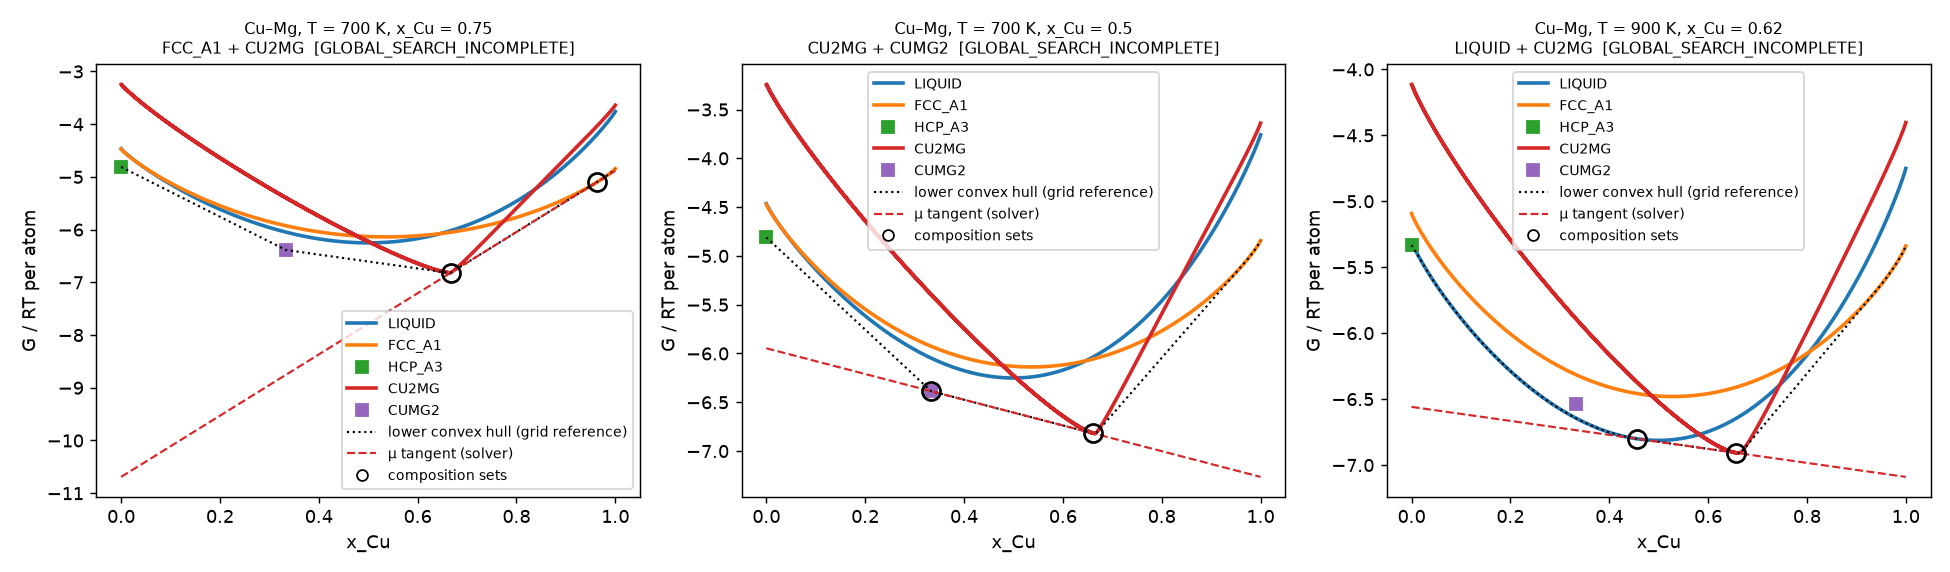

This figure's Python source:
"""MVP 4: certified Cu–Mg equilibria with a two-sublattice CEF phase.

Reads the NIMS Cu–Mg assessment (examples/data/cumg_nims.tdb). CU2MG, the
Laves phase (CU,MG)2(CU,MG)1, has mixing on both sublattices, so it is built as
a ``CEFPhase``. The script prints its symbolic Gibbs energy, then computes
certified equilibria at three states:

- 700 K, x_Cu = 0.75: FCC_A1 + CU2MG;
- 700 K, x_Cu = 0.50: CU2MG + CUMG2;
- 900 K, x_Cu = 0.62: CU2MG + LIQUID.

Each state gets a G–x panel. The CU2MG curve is the lowest G per x over a grid
of site fractions. Run with ``uv run python examples/cumg_cef.py``.
"""

from pathlib import Path

import matplotlib.pyplot as plt

from discopt.calphad import ThermoDatabase, equilibrium
from discopt.calphad.plot import plot_gx

HERE = Path(__file__).parent
db = ThermoDatabase.from_tdb(HERE / "data" / "cumg_nims.tdb")

phases = db.phase_models(("CU", "MG"))
cu2mg = phases["CU2MG"]
print(f"{cu2mg.name}: site ratios {cu2mg.site_ratios}, constituents {cu2mg.constituents}, n_y = {cu2mg.n_y}")
print("terms:", ", ".join(t.label for t in cu2mg.terms))
print("\nsymbolic G (per formula unit, named functions kept):")
print(" ", cu2mg.gibbs_expr())

states = [(700.0, 0.75), (700.0, 0.5), (900.0, 0.62)]  # (T, x_Cu)
fig, axes = plt.subplots(1, len(states), figsize=(15, 4.4))
for ax, (T, x_cu) in zip(axes, states):
    res = equilibrium(list(phases.values()), x=x_cu, T=T)
    print()
    print(res.summary())
    for cs in res.composition_sets:
        if cs.phase is cu2mg:
            print("  CU2MG site fractions:", cu2mg.site_fractions(cs.y))
    plot_gx(list(phases.values()), res, T=T, ax=ax)
    ax.set_xlabel("x_Cu")
    sets = " + ".join(cs.phase.name for cs in res.composition_sets)
    ax.set_title(f"Cu–Mg, T = {T:g} K, x_Cu = {x_cu:g}\n{sets}  [{res.certificate.level.name}]", fontsize=9)
fig.tight_layout()
out = HERE / "cumg_cef.png"
fig.savefig(out, dpi=130)
print(f"\nwrote {out}")
